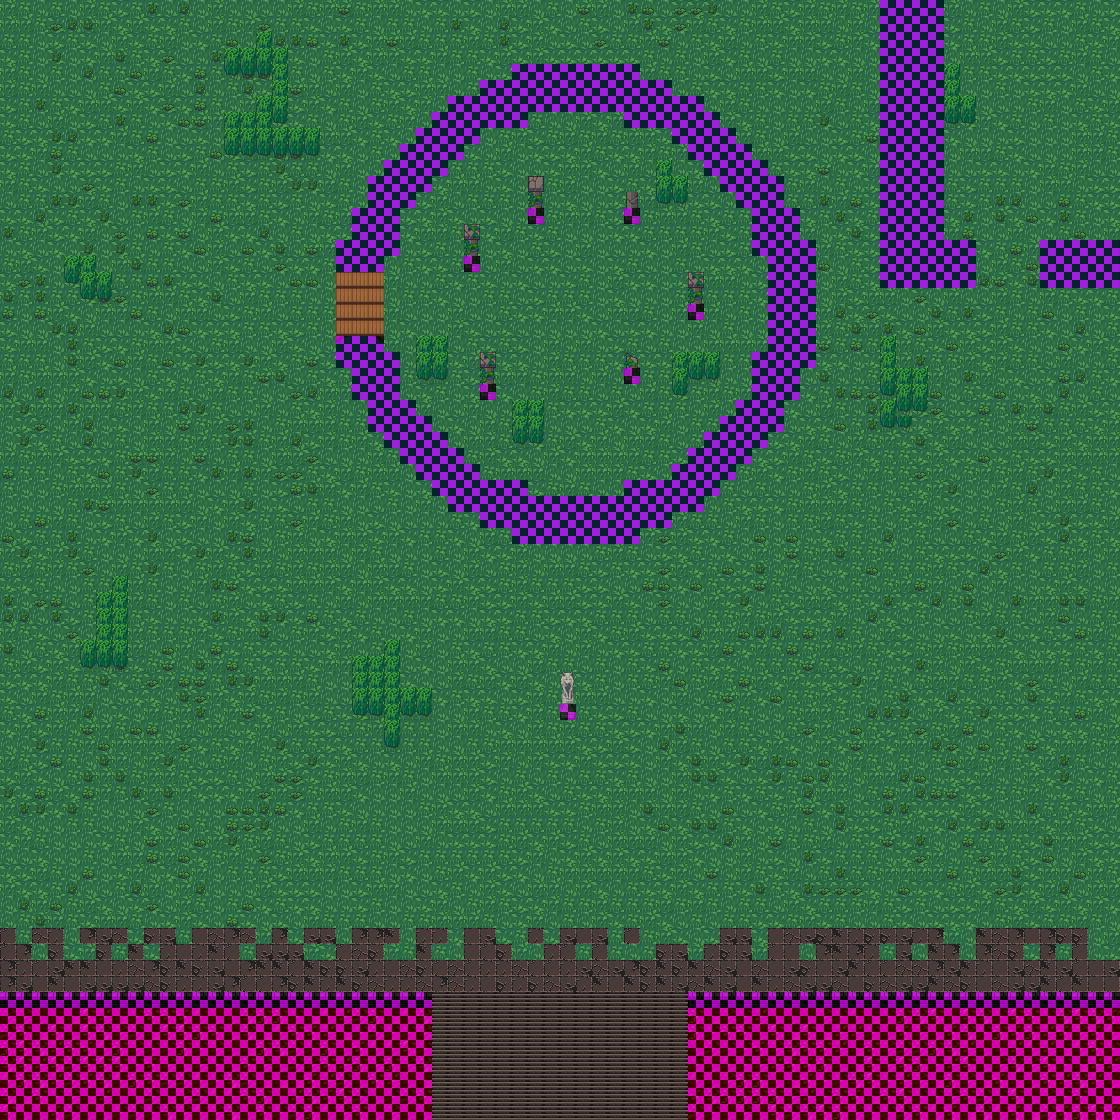

This game map was drawn from its Tiled (.tmx) file and the tilesets committed beside it. A one-line description and the trimmed map source follow:
An orthogonal 70x70 tile map with 16x16 px tiles, 4 tile layers (ground, wall, front, collision).

<map version="1.10" tiledversion="1.10.2" orientation="orthogonal" renderorder="right-down" width="70" height="70" tilewidth="16" tileheight="16" infinite="0" nextlayerid="5" nextobjectid="1">
 <editorsettings>
  <export target="../map/4DOGCHALLENGE/4DOGCHALLENGE.csv" format="csv" />
 </editorsettings>
 <tileset firstgid="1" source="newTileSet.tsx" />
 <layer id="1" name="ground" width="70" height="70">
  <data>[4900 cells, 4900 non-empty, 30 distinct tile ids]</data>
 </layer>
 <layer id="2" name="wall" width="70" height="70">
  <data>[4900 cells, 446 non-empty, 5 distinct tile ids]</data>
 </layer>
 <layer id="3" name="front" width="70" height="70">
  <data>[4900 cells, 129 non-empty, 11 distinct tile ids]</data>
 </layer>
 <layer id="4" name="collision" width="70" height="70">
  <data>[4900 cells, 768 non-empty, 1 distinct tile ids]</data>
 </layer>
</map>
